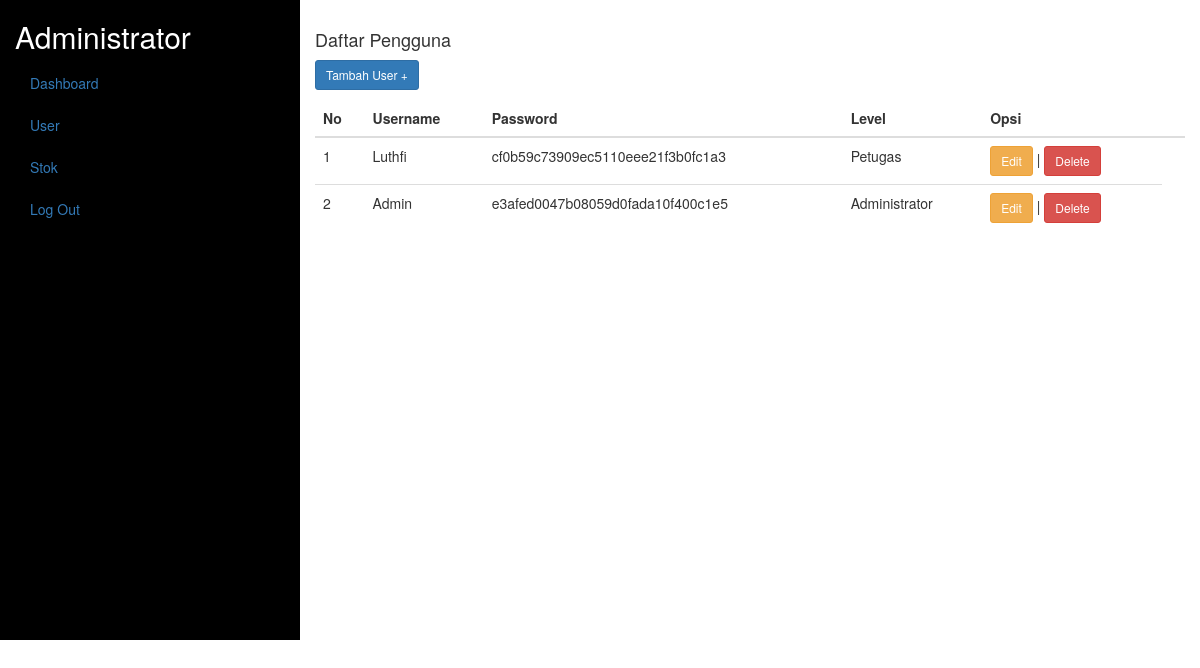
/petugas/index.php?page=user (signed in), run on the app's committed database.
### tables this page shows
CREATE TABLE `user` (
  `UserID` int(11) NOT NULL,
  `Username` varchar(255) NOT NULL,
  `Password` varchar(255) NOT NULL,
  `Level` enum('Administrator','Petugas') NOT NULL
);

### petugas/user.php (the view)
<div class="row">
        <div class="col-lg-12 grid-margin stretch-card">
                <div class="card">
                    <div class="card-body">
                        <h4 class="card-title">Daftar Pengguna</h4>
                        <p class="card-description">
                            <?php
                            if ($_SESSION['Level'] == "Administrator") {
                            ?>
                            <a href="?page=tambah-user" class="btn btn-primary btn-sm">Tambah User +</a>
                            <?php
                            }
                            ?>
                        </p>
                        <div class="table-responsive">
                            <table class="table" id="dataTable" wwidth="100%" cellspacing="0">
                                <thead>
                                    <tr>
                                        <th>No</th>
                                        <th>Username</th>
                                        <th>Password</th>
                                        <th>Level</th>
                                        <?php if ($_SESSION['Level'] == "Administrator") { ?>
                                        <th>Opsi</th>
                                        <th></th>
                                        <?php } ?>
                                    </tr>
                                </thead>
                                <tbody>
                                    <?php
                                        $no = 1;
                                        $sql = $koneksi->query("SELECT * FROM user");
                                        while ($data= $sql->fetch_assoc()) {
                                    ?>
                                    <tr>
                                        <td><?php echo $no++ ?></td>
                                        <td><?php echo $data['Username']?></td>
                                        <td><?php echo $data['Password']?></td>
                                        <td><?php echo $data['Level']?></td>
                                        <?php if ($_SESSION['Level'] == "Administrator") { ?>
                                        <td><a type='button' href='?page=edit-user&UserID=<?= $data['UserID'];?>' class="btn btn-sm btn-warning">Edit</a> | <a type='button' href="?page=hapus-user&UserID=<?= $data['UserID'];?>" class='btn btn-sm btn-danger' onclick="return confirm('Anda Yakin Ingin Menghapus User Ini!?')">Delete</a></td>
                                        <?php } ?>
                                    </tr>
                                    <?php } ?>
                                </tbody>
                            </table>
                        </div>
                    </div>
                </div>
        </div>
</div>

### data on the page
user: Username "Luthfi", Password "cf0b59c73909ec5110eee21f3b0fc1a3", Level "Petugas"
user: Username "Admin", Password "e3afed0047b08059d0fada10f400c1e5", Level "Administrator"

### other printed values
$_SESSION['Level'] "Administrator"
